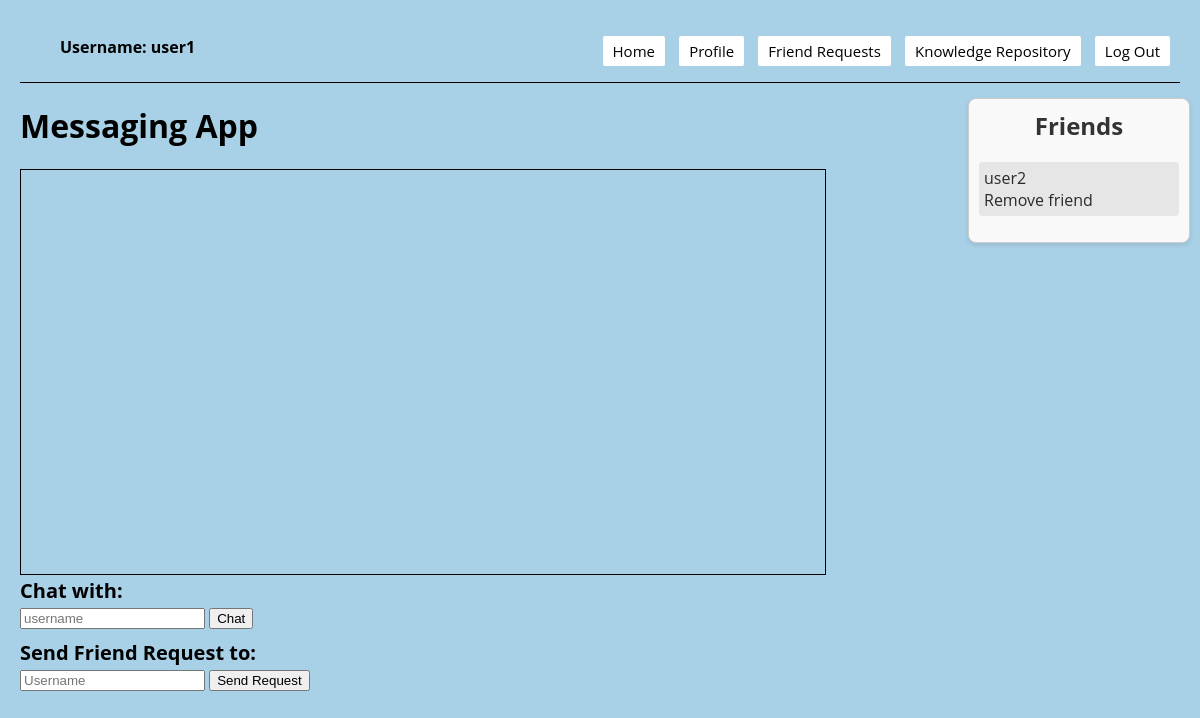
Page /home (signed in) on the earlier database version.
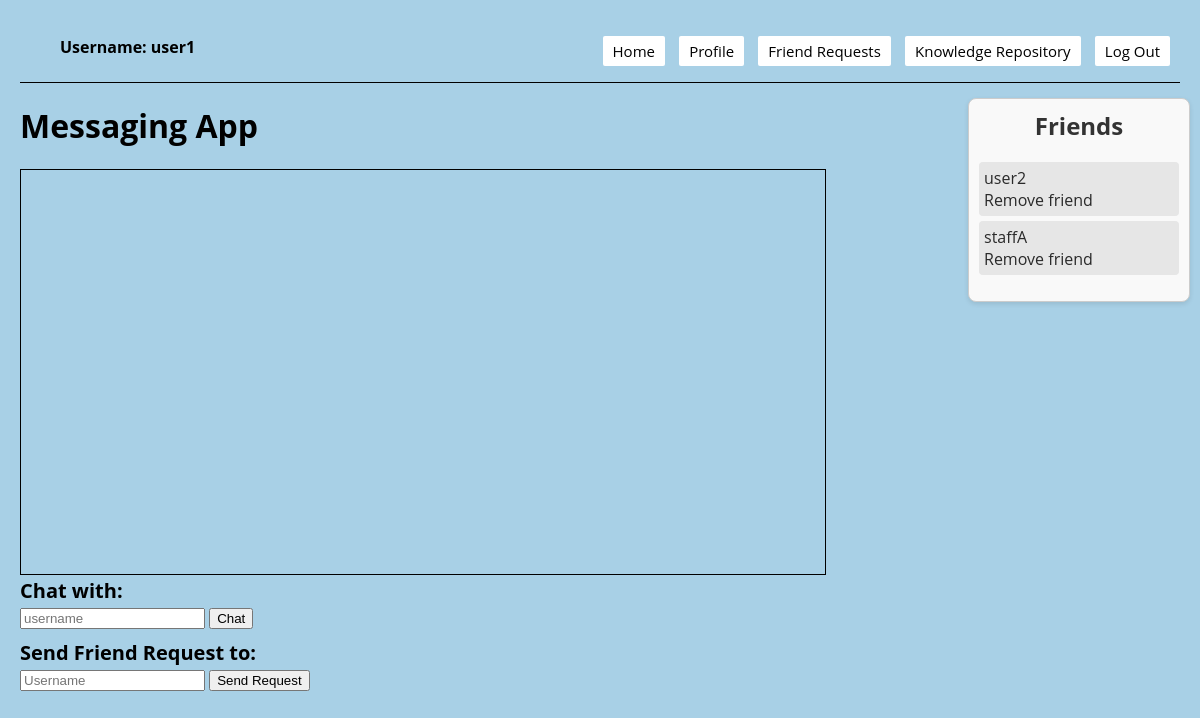
Same page on the later database version.
### models.py (models this page shows)
class Base(DeclarativeBase):
    pass

class Friendship(Base):
    __tablename__ = "friendship"
    id: Mapped[int] = mapped_column(Integer, primary_key=True)
    user_id: Mapped[str] = mapped_column(String, ForeignKey('user.username'))
    friend_id: Mapped[str] = mapped_column(String, ForeignKey('user.username'))
    user = relationship("User", foreign_keys=[user_id])
    friend = relationship("User", foreign_keys=[friend_id])

### app.py (the view)
@app.route("/home")
def home():
    username = request.args.get("username") or session.get("username")
    if username is None:
        abort(404)
    received_requests = db.get_received_friend_requests(username)
    sent_requests = db.get_sent_friend_requests(username)
    friends = db.get_friends(username)  # Get the list of friends
    user = db.get_user(username)
    user_role = user.role.name if hasattr(user.role, 'name') else str(user.role)
    return render_template("home.jinja", username=username, received_requests=received_requests,
                           sent_requests=sent_requests, friends=friends, user_role=user_role)

### app.py (called while the page is built)
def csp_policy_string(policy_dict):
    return "; ".join([f"{key} {' '.join(val) if isinstance(val, list) else val}" for key, val in policy_dict.items()])

@app.after_request
def apply_csp(response):
    policy = {
    "default-src": "'self'",
    "script-src": [
        "'self'",
        "https://cdnjs.cloudflare.com",  # Allow scripts from CDN for Crypto-JS
        "https://cdn.jsdelivr.net",
        "'unsafe-inline'"
    ],
    "style-src": "'self' 'unsafe-inline'",  # Allows inline styles;
    "img-src": "'self'",
    "connect-src": "'self'",  # Restricts the URLs which can be loaded using script interfaces
    "font-src": "'self'",  # Fonts loading
    "object-src": "'none'",  # Prevents object, embed, and applet elements from rendering
    "frame-ancestors": "'none'"  # Protects against clickjacking
}
    response.headers['Content-Security-Policy'] = csp_policy_string(policy)
    return response

### db.py (called while the page is built)
def get_user(username: str):
    with Session(engine) as session:
        return session.get(User, username)

def get_received_friend_requests(username: str):
    with Session(engine) as session:
        return session.query(FriendRequest).filter_by(receiver_username=username, status='pending').all()

def get_sent_friend_requests(username: str):
    with Session(engine) as session:
        return session.query(FriendRequest).filter_by(sender_username=username, status='pending').all()

def get_friends(username: str):
    with Session(engine) as session:
        friendships = session.query(Friendship).filter(
            (Friendship.user_id == username) | (Friendship.friend_id == username)
        ).all()
        friends = set()
        for friendship in friendships:
            if friendship.user_id == username:
                friends.add(friendship.friend_id)
            else:
                friends.add(friendship.user_id)
        return list(friends)

### templates/home.jinja (shortened to what this page needs)
{% extends 'base.jinja' %}
{% block content %}
<nav style="border-bottom: 1px solid black; overflow: auto;">
    <div style="float: left;">
        <ul>
            <li class="username" style="display: inline-block;">Username: {{ username }}</li>
        </ul>
    </div>
    <div style="float: right;">
        <ul>
            <li style="display: inline-block;"><button onclick="location.href='{{ url_for('home') }}'">Home</button></li>
            <li style="display: inline-block;"><button onclick="location.href='{{ url_for('user_profile', username=username) }}'">Profile</button></li>
            <li style="display: inline-block;"><button onclick="location.href='{{ url_for('friend_requests') }}'">Friend Requests</button></li>
            <li style="display: inline-block;"><button onclick="location.href='{{ url_for('knowledge_repository') }}'">Knowledge Repository</button></li>
            <button onclick="confirmLogout()">Log Out</button>
        </ul>
    </div>
</nav>
<h1>Messaging App </h1>
<main>
    <section id="message_box"></section>
    <section id="chat_box">
        <p class="text">Chat with: </p>
        <input id="receiver" placeholder="username">
        <button onclick="join_room()">Chat</button>
    </section>
    <section id="friend_request_box">
        <p class="text">Send Friend Request to:</p>
        <input id="friend_username" placeholder="Username">
        <button onclick="sendFriendRequest()">Send Request</button>
    </section>
    <section id="friends-list">
        <h2>Friends</h2>
        <ul>
            {% if friends %}
                {% for friend in friends %}
                <li>
                    <a href="#" onclick="startPrivateConversation('{{ friend }}')">{{ friend }}</a>
                    <a href="#" onclick="removeFriend('{{ friend }}')">Remove friend</a>
                </li>
                {% endfor %}
            {% else %}
                <li>No friends yet.</li>
            {% endif %}
        </ul>
    </section>
</main>
{% endblock %}

### templates/base.jinja (shortened to what this page needs)
<!DOCTYPE html>
<html>
    <head>
    </head>
    <body>
        {% block content %} {% endblock %}
    </body>
</html>

### templates/home.jinja (style rules this page uses)
html, body { height: 100%; margin: 10px; display: flex; flex-direction: column; font-family: 'Open Sans', sans-serif; background-color: #A8D0E6; }
h1 { text-align: center; font-family: 'Open Sans', sans-serif; display: flex; }
p { font-family: 'Open Sans', sans-serif; color: black; font-size: 20px; font-weight: bold; }
nav { border-bottom: 1px solid black; overflow: auto }
#message_box { border: 1px solid black; height: 400px; width: 800px; overflow: auto; padding: 2px; }
#friends-list { position: absolute; right: 10px; top: 12%; width: 200px; max-height: 80%; overflow-y: auto; border: 1px solid #ccc; background-color: #f9f9f9; box-shadow: 0 2px 5px rgba(0,0,0,0.1); padding: 10px; border-radius: 8px; z-index: 1000; }
#friends-list h2 { margin-top: 0; color: #333; text-align: center; }
#friends-list ul { padding: 0; list-style-type: none; }
#friends-list li { list-style-type: none; padding: 5px; margin-bottom: 5px; background-color: #e6e6e6; border-radius: 4px; }
#friends-list li a { list-style-type: none; text-decoration: none; color: #2a2a2a; display: block; }
.text { margin-top: 2px; margin-bottom: 2px; }
nav button { font-family: 'Open Sans', sans-serif; padding: 5px 10px; background-color: white; color: black; border: none; border-radius: 2px; cursor: pointer; text-align: center; text-decoration: none; display: inline-block; margin-right: 10px; font-size: 15px; transition: background-color 0.3s, color 0.3s; }
nav ul li.username { font-family: 'Open Sans', sans-serif; color: black; font-weight: bold; margin-right: 10px; }
#friend_request_box { margin-top: 10px; }

Differences in the rows shown:
added Friendship: user "staffA"
